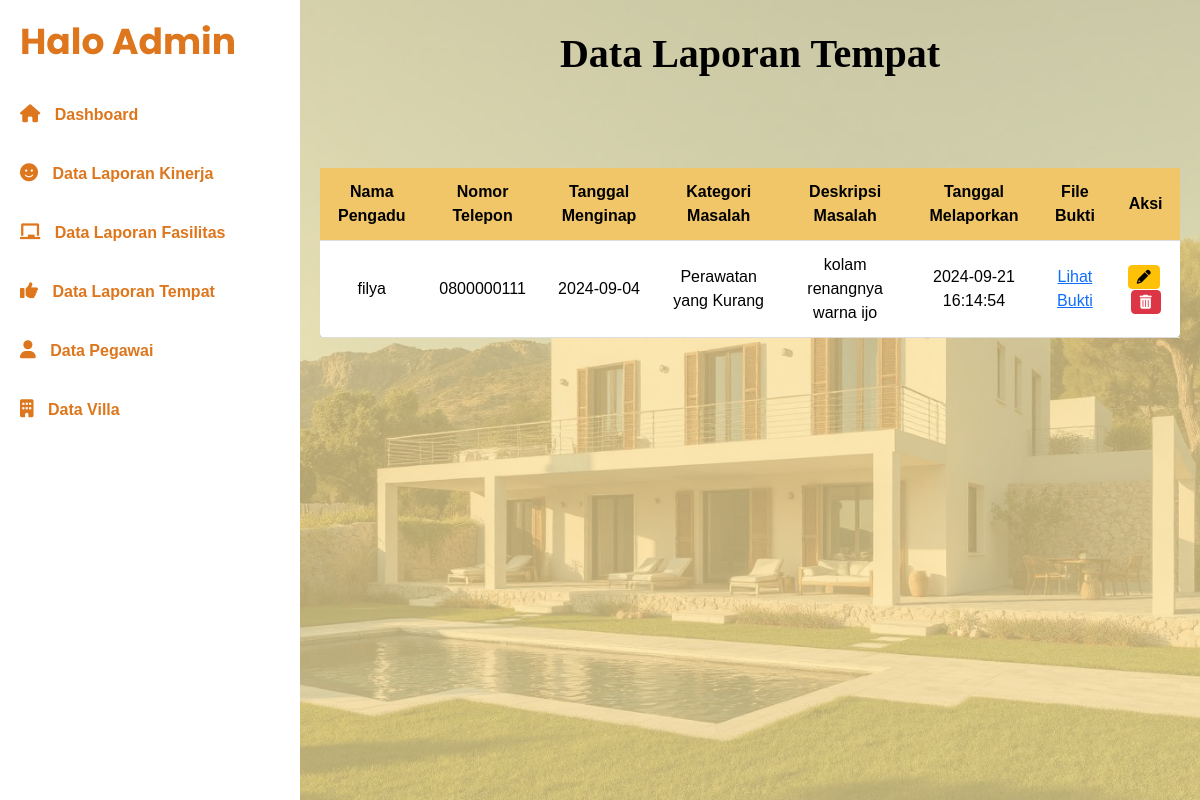
The page /DashboardTempt.php on the database as committed earlier.
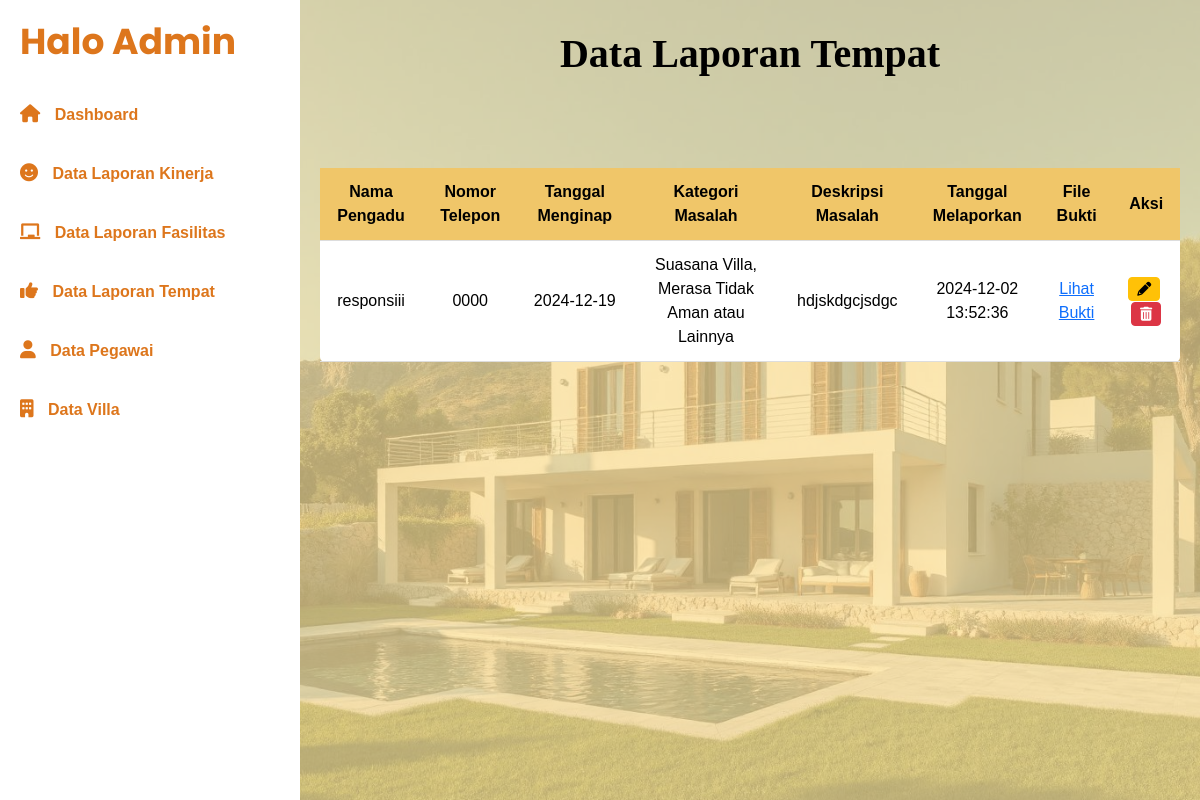
The same page on the database as committed later.
### tables this page shows
CREATE TABLE `tempat` (
  `id_pengaduan` int(11) NOT NULL,
  `nama_pengadu` varchar(255) NOT NULL,
  `no_telepon_pengadu` varchar(15) NOT NULL,
  `tanggal_menginap` date NOT NULL,
  `nomor_kamar` varchar(10) NOT NULL,
  `jenis_masalah` enum('Kerusakan Bangunan','Kebersihan Villa','Perawatan yang Kurang','Suasana Villa, Merasa Tidak Aman atau Lainnya','Perbedaan Kondisi Properti dengan Foto Properti di Iklan','Masalah Aksesibilitas','Kenyamanan pada Waktu Penginapan','Lainnya') NOT NULL,
  `deskripsi_masalah` text NOT NULL,
  `waktu_pengaduan` datetime DEFAULT current_timestamp(),
  `file_bukti` varchar(255) DEFAULT NULL,
  `status` enum('Diterima','Ditolak','Diproses') NOT NULL DEFAULT 'Diproses'
);

### DashboardTempt.php (the view, shortened to what this page needs)
<?php
$servername = "localhost";
$username = "root";
$password = "";
$dbname = "filya_suite";
$conn = new mysqli($servername, $username, $password, $dbname);
$sql = "SELECT * FROM tempat";
$result = $conn->query($sql);
?>
<!DOCTYPE html>
<html lang="en">
<head>
    <link rel="stylesheet" href="https://cdnjs.cloudflare.com/ajax/libs/font-awesome/6.0.0-beta3/css/all.min.css">
    <link href="https://cdn.jsdelivr.net/npm/bootstrap@5.3.0-alpha1/dist/css/bootstrap.min.css" rel="stylesheet">
    <link rel="stylesheet" href="https://cdn.jsdelivr.net/npm/bootstrap-icons@1.10.3/font/bootstrap-icons.css">
</head>
<body>
    <div class="sidebar">
        <h2>Halo Admin</h2>
        <a href="Dashboardadmin.php"><i class="fas fa-home"></i> Dashboard</a>
        <a href="DashbordKinerja.php"><i class="fas fa-smile"></i> Data Laporan Kinerja</a>
        <a href="DashbordFasilitas.php"><i class="fas fa-chalkboard"></i> Data Laporan Fasilitas</a>
        <a href="DashboardTempt.php"><i class="fas fa-thumbs-up"></i> Data Laporan Tempat</a>
        <a href="Dashboarddatapegawai.php"><i class="fas fa-user"></i> Data Pegawai</a>
        <a href="datavilla.php"><i class="fas fa-building"></i> Data Villa</a>
    </div>
    <div class="main-content">
        <h1><strong>Data Laporan Tempat</strong></h1>
        <div class="table-responsive">
            <table>
                <thead>
                    <tr>
                        <th>Nama Pengadu</th>
                        <th>Nomor Telepon</th>
                        <th>Tanggal Menginap</th>
                        <th>Kategori Masalah</th>
                        <th>Deskripsi Masalah</th>
                        <th>Tanggal Melaporkan</th>
                        <th>File Bukti</th>
                        <th>Aksi</th>
                    </tr>
                </thead>
                <tbody>
                    <?php if (isset($result) && $result->num_rows > 0): ?>
                        <?php while($row = $result->fetch_assoc()): ?>
                            <tr>
                                <td><?php echo isset($row['nama_pengadu']) ? $row['nama_pengadu'] : ''; ?></td>
                                <td><?php echo isset($row['no_telepon_pengadu']) ? $row['no_telepon_pengadu'] : ''; ?></td>
                                <td><?php echo isset($row['tanggal_menginap']) ? $row['tanggal_menginap'] : ''; ?></td>
                                <td><?php echo isset($row['jenis_masalah']) ? $row['jenis_masalah'] : ''; ?></td>
                                <td><?php echo isset($row['deskripsi_masalah']) ? $row['deskripsi_masalah'] : ''; ?></td>
                                <td><?php echo isset($row['waktu_pengaduan']) ? $row['waktu_pengaduan'] : ''; ?></td>
                                <td>
                                <?php if (!empty($row['file_bukti'])): ?>
                                <a href="<?php echo isset($row['file_bukti']) ? $row['file_bukti'] : '' ; ?>" target="">Lihat Bukti</a>
                                <?php else: ?>
                                Tidak Ada Bukti
                                <?php endif; ?>
                                </td>
                                <td class="text-center">
                                <a href="proses_tempat/edit.php?id=<?php echo $row['id_pengaduan']; ?>" class="btn btn-warning btn-sm d-inline-flex align-items-center me-1">
                                <i class="fas fa-pencil-alt"></i>
                                </a>
                                <a href="proses_tempat/delete.php?id=<?php echo $row['id_pengaduan']; ?>" class="btn btn-danger btn-sm d-inline-flex align-items-center" onclick="return confirm('Apakah Anda yakin ingin menghapus data ini?')">
                                <i class="fas fa-trash-alt"></i>
                                </a>
                                </td>
                            </tr>
                        <?php endwhile; ?>
                    <?php else: ?>
                        <tr>
                            <td colspan="9">Tidak ada data ditemukan</td>
                        </tr>
                    <?php endif; ?>
                </tbody>
            </table>
        </div>
    </div>
</body>
</html>

Rows that differ between the two databases and show on the page:
removed tempat: nama_pengadu "filya", no_telepon_pengadu "0800000111", tanggal_menginap "2024-09-04", jenis_masalah "Perawatan yang Kurang", deskripsi_masalah "kolam renangnya warna ijo", waktu_pengaduan "2024-09-21 16:14:54"
added tempat: nama_pengadu "responsiii", no_telepon_pengadu "0000", tanggal_menginap "2024-12-19", jenis_masalah "Suasana Villa, Merasa Tidak Aman atau Lainnya", deskripsi_masalah "hdjskdgcjsdgc", waktu_pengaduan "2024-12-02 13:52:36"
